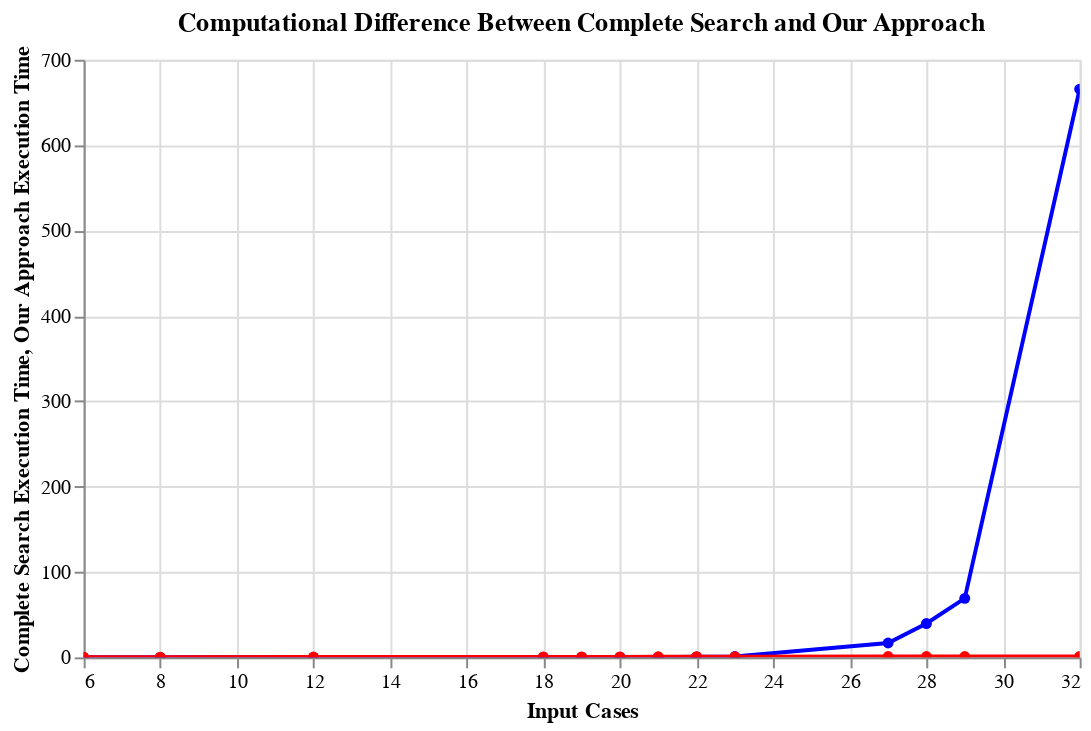

This figure's notebook cell:
### Code cell
import pandas as pd
import altair as alt

data = pd.DataFrame({
    'Input Cases': test_cases,
    'Complete Search Execution Time': execution_times_complete_search,
    'Our Approach Execution Time': execution_times_find_energy_minimum
})

chart = alt.Chart(data).mark_line(point=True).encode(
    x='Input Cases',
    y='Complete Search Execution Time:Q',
    color=alt.value('blue'),
    tooltip=['Input Cases', 'Complete Search Execution Time']
).properties(
    title='Computational Difference Between Complete Search and Our Approach',
    width=500
) + alt.Chart(data).mark_line(point=True).encode(
    x='Input Cases',
    y='Our Approach Execution Time',
    color=alt.value('red'),
    tooltip=['Input Cases', 'Our Approach Execution Time']
)

chart.interactive()

### Figure 1 — Vega-Lite specification as saved in the notebook (floating-point values rounded to 4 significant figures)
{"config": {"view": {"continuousWidth": 300, "continuousHeight": 300}}, "layer": [{"mark": {"type": "line", "point": true}, "encoding": {"color": {"value": "blue"}, "tooltip": [{"field": "Input Cases", "type": "quantitative"}, {"field": "Complete Search Execution Time", "type": "quantitative"}], "x": {"field": "Input Cases", "type": "quantitative"}, "y": {"field": "Complete Search Execution Time", "type": "quantitative"}}, "name": "view_2", "title": "Computational Difference Between Complete Search and Our Approach"}, {"mark": {"type": "line", "point": true}, "encoding": {"color": {"value": "red"}, "tooltip": [{"field": "Input Cases", "type": "quantitative"}, {"field": "Our Approach Execution Time", "type": "quantitative"}], "x": {"field": "Input Cases", "type": "quantitative"}, "y": {"field": "Our Approach Execution Time", "type": "quantitative"}}}], "data": {"name": "data-5d71a382264e8ec503712f7cd123fe2f"}, "params": [{"name": "param_2", "select": {"type": "interval", "encodings": ["x", "y"]}, "bind": "scales", "views": ["view_2"]}], "width": 500, "$schema": "https://vega.github.io/schema/vega-lite/v5.15.1.json", "datasets": {"data-5d71a382264e8ec503712f7cd123fe2f": [{"Input Cases": 6, "Complete Search Execution Time": 5.77e-05, "Our Approach Execution Time": 0.1879}, {"Input Cases": 8, "Complete Search Execution Time": 7.701e-05, "Our Approach Execution Time": 0.2238}, {"Input Cases": 12, "Complete Search Execution Time": 0.0006759, "Our Approach Execution Time": 0.3436}, {"Input Cases": 18, "Complete Search Execution Time": 0.0353, "Our Approach Execution Time": 0.5495}, {"Input Cases": 19, "Complete Search Execution Time": 0.0592, "Our Approach Execution Time": 0.5546}, {"Input Cases": 20, "Complete Search Execution Time": 0.2158, "Our Approach Execution Time": 0.5766}, {"Input Cases": 21, "Complete Search Execution Time": 0.2444, "Our Approach Execution Time": 0.7117}, {"Input Cases": 22, "Complete Search Execution Time": 0.5796, "Our Approach Execution Time": 0.7572}, {"Input Cases": 23, "Complete Search Execution Time": 1.009, "Our Approach Execution Time": 0.6926}, {"Input Cases": 27, "Complete Search Execution Time": 16.81, "Our Approach Execution Time": 0.9136}, {"Input Cases": 28, "Complete Search Execution Time": 39.63, "Our Approach Execution Time": 0.9642}, {"Input Cases": 29, "Complete Search Execution Time": 69.12, "Our Approach Execution Time": 0.9963}, {"Input Cases": 32, "Complete Search Execution Time": 665.6, "Our Approach Execution Time": 1.041}]}}
